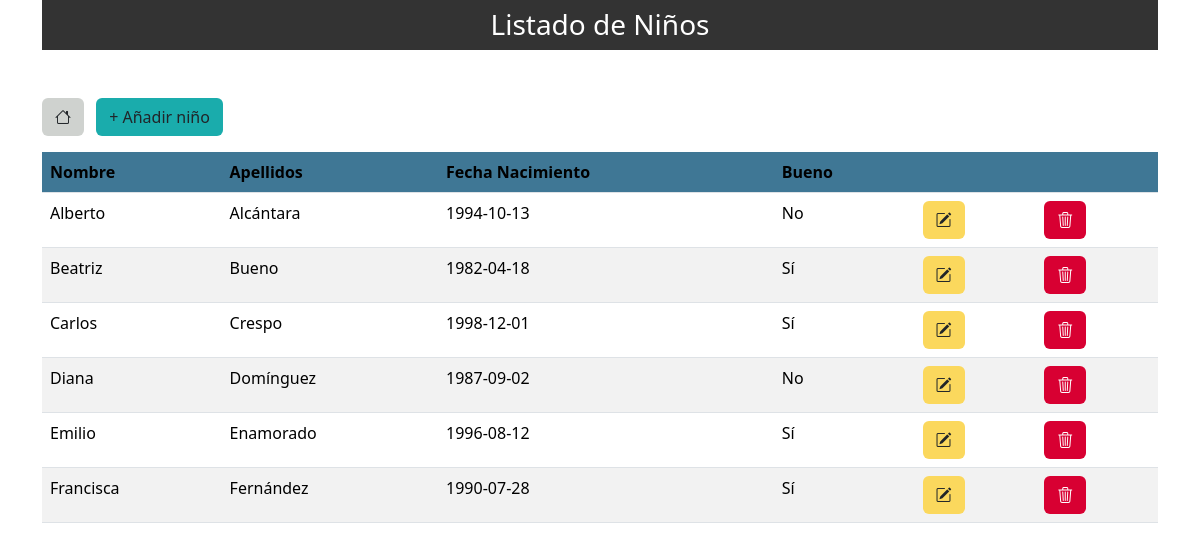
Screenshot of /aplicacion/ninos.php with the database file from the repository.
### tables this page shows
CREATE TABLE `ninos` (
  `idNino` int(11) NOT NULL,
  `nombreNino` varchar(45) NOT NULL,
  `apellidos` varchar(45) NOT NULL,
  `fechaNacimiento` date NOT NULL,
  `bueno` tinyint(1) NOT NULL
);

### aplicacion/claseNinos.php (called while the page is built, shortened)
<?php
class Ninos
{
    public function consulta()
    {
        $conexion = new Conexion();
        $conexion = $conexion->conectar();
        $consulta = "SELECT
                        idNino,
                        nombreNino,
                        apellidos,
                        fechaNacimiento,
                        bueno
                    FROM
                        ninos
                    ORDER BY 2";
        $resultado = mysqli_query($conexion, $consulta);
        $niños = [];
        while($fila = mysqli_fetch_array($resultado))
        {
            $nino = new Ninos();
            $nino->id = $fila["idNino"];
            $nino->nombre = $fila["nombreNino"];
            $nino->apellidos = $fila["apellidos"];
            $nino->fechaNacimiento = $fila["fechaNacimiento"];
            $nino->bueno = $fila["bueno"];
            $niños[] = $nino;
        }
        return $niños;
    }
}
?>

### aplicacion/ninos.php (the view, shortened to what this page needs)
<?php
include("claseNinos.php");
$nino = new Ninos();
$lista_ninos = $nino->consulta();
?>
<!DOCTYPE html>
<html lang="es">
    <head>
        <link href="https://cdn.jsdelivr.net/npm/bootstrap@5.3.2/dist/css/bootstrap.min.css" rel="stylesheet">
        <link rel="stylesheet" href="https://cdn.jsdelivr.net/npm/bootstrap-icons@1.11.2/font/bootstrap-icons.min.css">
        <link rel="stylesheet" type="text/css" href="./assets/css/estilos.css"/>
    </head>
    <body>
        <div class="container color">
            <h3 class="mb-5 text-center py-2 h3">Listado de Niños</h3>
            <div class="row align-items-center">
                <div class="col-5">
                    <a href="./index.php" class="text-black"><button type="button" class="btn btn-inicio mb-3 me-2">
                        <i class="bi bi-house"></i>
                    </button></a>
                    <a href="./insertar_nino.php" class="text-white"><button class="btn btn-agregar mb-3" type="button">+ Añadir niño</button></a>
                </div>
            </div>
            <table class="table table-striped">
                <tr>
                    <th class="color-th">Nombre</th>
                    <th class="color-th">Apellidos</th>
                    <th class="color-th">Fecha Nacimiento</th>
                    <th class="color-th">Bueno</th>
                    <th class="color-th"></th>
                    <th class="color-th"></th>
                </tr>
                <?php
                foreach ($lista_ninos as $nino)
                {
                    echo "<tr>";
                    echo "<td>" . $nino->nombre . "</td>";
                    echo "<td>" . $nino->apellidos . "</td>";
                    echo "<td>" . $nino->fechaNacimiento . "</td>";
                    $comportamiento = $nino->bueno;
                    if ($comportamiento == 0)
                    {
                        echo "<td>No</td>";
                    }
                    else
                    {
                        echo "<td>Sí</td>";
                    }
                ?>
                    <td>
                    <form action="modificar_nino.php" method="post">
                        <button type="submit" class="btn btn-editar" name="editar_nino" value="Editar">
                            <i class="bi bi-pencil-square"></i>
                        </button>
                    </form>
                    </td>
                    <td>
                    <form action="borrar_nino.php" method="post">
                        <button class="btn btn-borrar" type="submit" name="eliminar_nino" value="Eliminar">
                            <i class="bi bi-trash3"></i>
                        </button>
                    </form>
                    </td>
                <?php
                }
                ?>
                </tr>
            </table>
        </div>
    </body>
</html>

### aplicacion/assets/css/estilos.css (style rules this page uses)
a { text-decoration: none; }
.color .h3 { background-color: #333; color: white; }
.btn-inicio { background-color: #CFD2CF; }
.btn-agregar { background-color: #1AACAC; }
.btn-editar { background-color: #FBD85D; }
.btn-borrar { background-color: #D80032; color: white; }
table .color-th { background-color: #427D9D; }

### rows the page displays
ninos: nombreNino "Alberto", apellidos "Alcántara", fechaNacimiento "1994-10-13", bueno "No"
ninos: nombreNino "Beatriz", apellidos "Bueno", fechaNacimiento "1982-04-18", bueno "Sí"
ninos: nombreNino "Carlos", apellidos "Crespo", fechaNacimiento "1998-12-01", bueno "Sí"
ninos: nombreNino "Diana", apellidos "Domínguez", fechaNacimiento "1987-09-02", bueno "No"
ninos: nombreNino "Emilio", apellidos "Enamorado", fechaNacimiento "1996-08-12", bueno "Sí"
ninos: nombreNino "Francisca", apellidos "Fernández", fechaNacimiento "1990-07-28", bueno "Sí"
